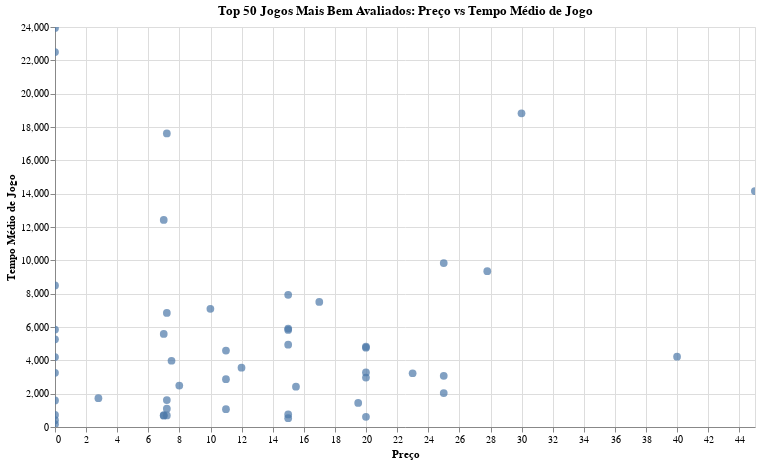

Write notebook code for a chart like this one.
### Code cell
import pandas as pd
import altair as alt

steam_data = pd.read_csv('/content/steam.csv')

steam_data['rating_difference'] = steam_data['positive_ratings'] - steam_data['negative_ratings']

top_50_games = steam_data.nlargest(50, 'rating_difference')

scatter_plot = alt.Chart(top_50_games).mark_circle(size=60).encode(
    x=alt.X('price:Q', title='Preço'),
    y=alt.Y('average_playtime:Q', title='Tempo Médio de Jogo'),
    tooltip=['name:N', 'price:Q', 'average_playtime:Q']
).properties(
    width=700,
    height=400,
    title='Top 50 Jogos Mais Bem Avaliados: Preço vs Tempo Médio de Jogo'
).interactive()

scatter_plot

### Figure 1 — Vega-Lite specification as saved in the notebook (floating-point values rounded to 4 significant figures)
{"config": {"view": {"continuousWidth": 400, "continuousHeight": 300}}, "data": {"name": "data-a14ed5b3e7c94228c737965fba01ec40"}, "mark": {"type": "circle", "size": 60}, "encoding": {"tooltip": [{"field": "name", "type": "nominal"}, {"field": "price", "type": "quantitative"}, {"field": "average_playtime", "type": "quantitative"}], "x": {"field": "price", "title": "Preço", "type": "quantitative"}, "y": {"field": "average_playtime", "title": "Tempo Médio de Jogo", "type": "quantitative"}}, "height": 400, "selection": {"selector001": {"type": "interval", "bind": "scales", "encodings": ["x", "y"]}}, "title": "Top 50 Jogos Mais Bem Avaliados: Preço vs Tempo Médio de Jogo", "width": 700, "$schema": "https://vega.github.io/schema/vega-lite/v4.17.0.json", "datasets": {"data-a14ed5b3e7c94228c737965fba01ec40": [{"appid": 730, "name": "Counter-Strike: Global Offensive", "release_date": "2012-08-21", "english": 1, "developer": "Valve;Hidden Path Entertainment", "publisher": "Valve", "platforms": "windows;mac;linux", "required_age": 0, "categories": "Multi-player;Steam Achievements;Full controller support;Steam Trading Cards;Steam Workshop;In-App Purchases;Valve Anti-Cheat enabled;Stats", "genres": "Action;Free to Play", "steamspy_tags": "FPS;Multiplayer;Shooter", "achievements": 167, "positive_ratings": 2644404, "negative_ratings": 402313, "average_playtime": 22494, "median_playtime": 6502, "owners": "50000000-100000000", "price": 0.0, "rating_difference": 2242091}, {"appid": 570, "name": "Dota 2", "release_date": "2013-07-09", "english": 1, "developer": "Valve", "publisher": "Valve", "platforms": "windows;mac;linux", "required_age": 0, "categories": "Multi-player;Co-op;Steam Trading Cards;Steam Workshop;SteamVR Collectibles;In-App Purchases;Valve Anti-Cheat enabled", "genres": "Action;Free to Play;Strategy", "steamspy_tags": "Free to Play;MOBA;Strategy", "achievements": 0, "positive_ratings": 863507, "negative_ratings": 142079, "average_playtime": 23944, "median_playtime": 801, "owners": "100000000-200000000", "price": 0.0, "rating_difference": 721428}, {"appid": 440, "name": "Team Fortress 2", "release_date": "2007-10-10", "english": 1, "developer": "Valve", "publisher": "Valve", "platforms": "windows;mac;linux", "required_age": 0, "categories": "Multi-player;Cross-Platform Multiplayer;Steam Achievements;Steam Trading Cards;Captions available;Steam Workshop;In-App Purchases;Partial Controller Support;Valve Anti-Cheat enabled;Stats;Includes level editor;Commentary available", "genres": "Action;Free to Play", "steamspy_tags": "Free to Play;Multiplayer;FPS", "achievements": 520, "positive_ratings": 515879, "negative_ratings": 34036, "average_playtime": 8495, "median_playtime": 623, "owners": "20000000-50000000", "price": 0.0, "rating_difference": 481843}, {"appid": 4000, "name": "Garry's Mod", "release_date": "2006-11-29", "english": 1, "developer": "Facepunch Studios", "publisher": "Valve", "platforms": "windows;mac;linux", "required_age": 0, "categories": "Single-player;Multi-player;Co-op;Cross-Platform Multiplayer;Steam Achievements;Steam Trading Cards;Captions available;Steam Workshop;Steam Cloud;Valve Anti-Cheat enabled;Includes level editor", "genres": "Indie;Simulation", "steamspy_tags": "Sandbox;Multiplayer;Funny", "achievements": 29, "positive_ratings": 363721, "negative_ratings": 16433, "average_playtime": 12422, "median_playtime": 1875, "owners": "10000000-20000000", "price": 6.99, "rating_difference": 347288}, {"appid": 304930, "name": "Unturned", "release_date": "2017-07-07", "english": 1, "developer": "Smartly Dressed Games", "publisher": "Smartly Dressed Games", "platforms": "windows;mac;linux", "required_age": 0, "categories": "Single-player;Online Multi-Player;Online Co-op;Steam Achievements;Steam Trading Cards;VR Support;Steam Workshop;In-App Purchases;Steam Cloud;Valve Anti-Cheat enabled;Stats;Includes level editor", "genres": "Action;Adventure;Casual;Free to Play;Indie", "steamspy_tags": "Free to Play;Survival;Zombies", "achievements": 46, "positive_ratings": 292574, "negative_ratings": 31482, "average_playtime": 3248, "median_playtime": 413, "owners": "20000000-50000000", "price": 0.0, "rating_difference": 261092}, {"appid": 218620, "name": "PAYDAY 2", "release_date": "2013-08-13", "english": 1, "developer": "OVERKILL - a Starbreeze Studio.", "publisher": "Starbreeze Publishing AB", "platforms": "windows;linux", "required_age": 18, "categories": "Single-player;Multi-player;Co-op;Online Co-op;Steam Achievements;Full controller support;Steam Trading Cards;In-App Purchases", "genres": "Action;RPG", "steamspy_tags": "Co-op;Action;FPS", "achievements": 1130, "positive_ratings": 308657, "negative_ratings": 56523, "average_playtime": 3975, "median_playtime": 890, "owners": "10000000-20000000", "price": 7.49, "rating_difference": 252134}, {"appid": 105600, "name": "Terraria", "release_date": "2011-05-16", "english": 1, "developer": "Re-Logic", "publisher": "Re-Logic", "platforms": "windows;mac;linux", "required_age": 0, "categories": "Single-player;Multi-player;Online Multi-Player;Co-op;Online Co-op;Steam Achievements;Full controller support;Steam Trading Cards;Steam Cloud", "genres": "Action;Adventure;Indie;RPG", "steamspy_tags": "Sandbox;Adventure;Survival", "achievements": 88, "positive_ratings": 255600, "negative_ratings": 7797, "average_playtime": 5585, "median_playtime": 1840, "owners": "5000000-10000000", "price": 6.99, "rating_difference": 247803}, {"appid": 550, "name": "Left 4 Dead 2", "release_date": "2009-11-19", "english": 1, "developer": "Valve", "publisher": "Valve", "platforms": "windows;mac;linux", "required_age": 0, "categories": "Single-player;Multi-player;Co-op;Steam Achievements;Full controller support;Steam Trading Cards;Captions available;Steam Workshop;Steam Cloud;Valve Anti-Cheat enabled;Stats;Includes Source SDK;Commentary available", "genres": "Action", "steamspy_tags": "Zombies;Co-op;FPS", "achievements": 70, "positive_ratings": 251789, "negative_ratings": 8418, "average_playtime": 1615, "median_playtime": 566, "owners": "10000000-20000000", "price": 7.19, "rating_difference": 243371}, {"appid": 72850, "name": "The Elder Scrolls V: Skyrim", "release_date": "2011-11-10", "english": 1, "developer": "Bethesda Game Studios", "publisher": "Bethesda Softworks", "platforms": "windows", "required_age": 16, "categories": "Single-player;Steam Achievements;Steam Trading Cards;Steam Workshop;Partial Controller Support;Steam Cloud", "genres": "RPG", "steamspy_tags": "Open World;RPG;Fantasy", "achievements": 75, "positive_ratings": 237303, "negative_ratings": 14951, "average_playtime": 7089, "median_playtime": 3885, "owners": "10000000-20000000", "price": 9.99, "rating_difference": 222352}, {"appid": 252950, "name": "Rocket League®", "release_date": "2015-07-07", "english": 1, "developer": "Psyonix, Inc.", "publisher": "Psyonix, Inc.", "platforms": "windows;mac;linux", "required_age": 0, "categories": "Single-player;Multi-player;Co-op;Shared/Split Screen;Cross-Platform Multiplayer;Steam Achievements;Full controller support;Steam Trading Cards;Steam Workshop;Steam Cloud;Stats", "genres": "Action;Indie;Racing;Sports", "steamspy_tags": "Multiplayer;Racing;Soccer", "achievements": 88, "positive_ratings": 242561, "negative_ratings": 21816, "average_playtime": 5825, "median_playtime": 1462, "owners": "5000000-10000000", "price": 14.99, "rating_difference": 220745}, {"appid": 230410, "name": "Warframe", "release_date": "2013-03-25", "english": 1, "developer": "Digital Extremes", "publisher": "Digital Extremes", "platforms": "windows", "required_age": 16, "categories": "Single-player;Multi-player;Co-op;Steam Trading Cards;In-App Purchases;Partial Controller Support", "genres": "Action;Free to Play", "steamspy_tags": "Free to Play;Action;Co-op", "achievements": 187, "positive_ratings": 226541, "negative_ratings": 20268, "average_playtime": 5845, "median_playtime": 394, "owners": "20000000-50000000", "price": 0.0, "rating_difference": 206273}, {"appid": 292030, "name": "The Witcher® 3: Wild Hunt", "release_date": "2015-05-18", "english": 1, "developer": "CD PROJEKT RED", "publisher": "CD PROJEKT RED", "platforms": "windows", "required_age": 0, "categories": "Single-player;Steam Achievements;Full controller support;Steam Trading Cards;Steam Cloud", "genres": "RPG", "steamspy_tags": "Open World;RPG;Story Rich", "achievements": 78, "positive_ratings": 202930, "negative_ratings": 4798, "average_playtime": 3068, "median_playtime": 2002, "owners": "5000000-10000000", "price": 24.99, "rating_difference": 198132}, {"appid": 359550, "name": "Tom Clancy's Rainbow Six® Siege", "release_date": "2015-12-01", "english": 1, "developer": "Ubisoft Montreal", "publisher": "Ubisoft", "platforms": "windows", "required_age": 0, "categories": "Single-player;Multi-player;Co-op;Steam Trading Cards;In-App Purchases;Partial Controller Support", "genres": "Action", "steamspy_tags": "FPS;Multiplayer;Tactical", "achievements": 0, "positive_ratings": 251178, "negative_ratings": 59620, "average_playtime": 7504, "median_playtime": 2543, "owners": "5000000-10000000", "price": 16.99, "rating_difference": 191558}, {"appid": 271590, "name": "Grand Theft Auto V", "release_date": "2015-04-13", "english": 1, "developer": "Rockstar North", "publisher": "Rockstar Games", "platforms": "windows", "required_age": 18, "categories": "Single-player;Multi-player;Steam Achievements;Full controller support", "genres": "Action;Adventure", "steamspy_tags": "Open World;Action;Multiplayer", "achievements": 77, "positive_ratings": 329061, "negative_ratings": 139308, "average_playtime": 9837, "median_playtime": 4834, "owners": "10000000-20000000", "price": 24.99, "rating_difference": 189753}, {"appid": 227300, "name": "Euro Truck Simulator 2", "release_date": "2012-10-12", "english": 1, "developer": "SCS Software", "publisher": "SCS Software", "platforms": "windows;mac;linux", "required_age": 0, "categories": "Single-player;Steam Achievements;Steam Trading Cards;Steam Workshop;Partial Controller Support;Steam Cloud;Includes level editor", "genres": "Indie;Simulation", "steamspy_tags": "Simulation;Driving;Open World", "achievements": 67, "positive_ratings": 176769, "negative_ratings": 5825, "average_playtime": 4942, "median_playtime": 1413, "owners": "5000000-10000000", "price": 14.99, "rating_difference": 170944}, {"appid": 252490, "name": "Rust", "release_date": "2018-02-08", "english": 1, "developer": "Facepunch Studios", "publisher": "Facepunch Studios", "platforms": "windows;mac", "required_age": 18, "categories": "Multi-player;Online Multi-Player;MMO;Co-op;Online Co-op;Cross-Platform Multiplayer;Steam Achievements;Steam Trading Cards;Steam Workshop;In-App Purchases;Valve Anti-Cheat enabled;Stats", "genres": "Action;Adventure;Indie;Massively Multiplayer;RPG", "steamspy_tags": "Survival;Crafting;Multiplayer", "achievements": 48, "positive_ratings": 220370, "negative_ratings": 53709, "average_playtime": 9352, "median_playtime": 2234, "owners": "5000000-10000000", "price": 27.79, "rating_difference": 166661}, {"appid": 444090, "name": "Paladins®", "release_date": "2018-05-08", "english": 1, "developer": "Evil Mojo Games", "publisher": "Hi-Rez Studios", "platforms": "windows", "required_age": 0, "categories": "Multi-player;Online Multi-Player;Steam Achievements;Steam Trading Cards;In-App Purchases;Partial Controller Support", "genres": "Action;Free to Play", "steamspy_tags": "Free to Play;Multiplayer;FPS", "achievements": 58, "positive_ratings": 169580, "negative_ratings": 32407, "average_playtime": 1595, "median_playtime": 407, "owners": "10000000-20000000", "price": 0.0, "rating_difference": 137173}, {"appid": 620, "name": "Portal 2", "release_date": "2011-04-18", "english": 1, "developer": "Valve", "publisher": "Valve", "platforms": "windows;mac;linux", "required_age": 0, "categories": "Single-player;Co-op;Steam Achievements;Full controller support;Steam Trading Cards;Captions available;Steam Workshop;Steam Cloud;Stats;Includes level editor;Commentary available", "genres": "Action;Adventure", "steamspy_tags": "Puzzle;Co-op;First-Person", "achievements": 51, "positive_ratings": 138220, "negative_ratings": 1891, "average_playtime": 1102, "median_playtime": 520, "owners": "10000000-20000000", "price": 7.19, "rating_difference": 136329}, {"appid": 49520, "name": "Borderlands 2", "release_date": "2012-09-20", "english": 1, "developer": "Gearbox Software;Aspyr (Mac);Aspyr (Linux)", "publisher": "2K;Aspyr (Mac);Aspyr (Linux)", "platforms": "windows;mac;linux", "required_age": 18, "categories": "Single-player;Co-op;Steam Achievements;Full controller support;Steam Trading Cards;Steam Cloud", "genres": "Action;RPG", "steamspy_tags": "FPS;Co-op;RPG", "achievements": 69, "positive_ratings": 144595, "negative_ratings": 11021, "average_playtime": 3276, "median_playtime": 1139, "owners": "5000000-10000000", "price": 19.99, "rating_difference": 133574}, {"appid": 8930, "name": "Sid Meier's Civilization® V", "release_date": "2010-09-23", "english": 1, "developer": "Firaxis Games;Aspyr (Mac);Aspyr (Linux)", "publisher": "2K;Aspyr (Mac);Aspyr (Linux)", "platforms": "windows;mac;linux", "required_age": 0, "categories": "Single-player;Multi-player;Steam Achievements;Steam Trading Cards;Steam Cloud", "genres": "Strategy", "steamspy_tags": "Turn-Based Strategy;Strategy;Turn-Based", "achievements": 286, "positive_ratings": 129030, "negative_ratings": 5565, "average_playtime": 4760, "median_playtime": 1797, "owners": "5000000-10000000", "price": 19.99, "rating_difference": 123465}, {"appid": 10, "name": "Counter-Strike", "release_date": "2000-11-01", "english": 1, "developer": "Valve", "publisher": "Valve", "platforms": "windows;mac;linux", "required_age": 0, "categories": "Multi-player;Online Multi-Player;Local Multi-Player;Valve Anti-Cheat enabled", "genres": "Action", "steamspy_tags": "Action;FPS;Multiplayer", "achievements": 0, "positive_ratings": 124534, "negative_ratings": 3339, "average_playtime": 17612, "median_playtime": 317, "owners": "10000000-20000000", "price": 7.19, "rating_difference": 121195}, {"appid": 413150, "name": "Stardew Valley", "release_date": "2016-02-26", "english": 1, "developer": "ConcernedApe", "publisher": "ConcernedApe", "platforms": "windows;mac;linux", "required_age": 0, "categories": "Single-player;Multi-player;Co-op;Steam Achievements;Steam Trading Cards;Partial Controller Support;Steam Cloud", "genres": "Indie;RPG;Simulation", "steamspy_tags": "RPG;Simulation;Pixel Graphics", "achievements": 40, "positive_ratings": 118217, "negative_ratings": 3761, "average_playtime": 2868, "median_playtime": 1728, "owners": "2000000-5000000", "price": 10.99, "rating_difference": 114456}, {"appid": 319630, "name": "Life is Strange - Episode 1", "release_date": "2015-01-29", "english": 1, "developer": "DONTNOD Entertainment;Feral Interactive (Mac);Feral Interactive (Linux)", "publisher": "Square Enix;Feral interactive (Mac);Feral Interactive (Linux)", "platforms": "windows;mac;linux", "required_age": 16, "categories": "Single-player;Steam Achievements;Full controller support;Steam Trading Cards;Steam Cloud", "genres": "Action;Adventure", "steamspy_tags": "Story Rich;Choices Matter;Great Soundtrack", "achievements": 60, "positive_ratings": 118634, "negative_ratings": 4496, "average_playtime": 412, "median_playtime": 145, "owners": "5000000-10000000", "price": 0.0, "rating_difference": 114138}, {"appid": 698780, "name": "Doki Doki Literature Club!", "release_date": "2017-10-06", "english": 1, "developer": "Team Salvato", "publisher": "Team Salvato", "platforms": "windows;mac", "required_age": 0, "categories": "Single-player", "genres": "Casual;Free to Play;Indie", "steamspy_tags": "Psychological Horror;Anime;Visual Novel", "achievements": 0, "positive_ratings": 108556, "negative_ratings": 3588, "average_playtime": 162, "median_playtime": 99, "owners": "2000000-5000000", "price": 0.0, "rating_difference": 104968}, {"appid": 322330, "name": "Don't Starve Together", "release_date": "2016-04-21", "english": 1, "developer": "Klei Entertainment", "publisher": "Klei Entertainment", "platforms": "windows;mac;linux", "required_age": 0, "categories": "Single-player;Multi-player;Co-op;Cross-Platform Multiplayer;Full controller support;Steam Trading Cards;Steam Workshop", "genres": "Adventure;Indie;Simulation", "steamspy_tags": "Survival;Multiplayer;Co-op", "achievements": 0, "positive_ratings": 108601, "negative_ratings": 4206, "average_playtime": 1070, "median_playtime": 404, "owners": "5000000-10000000", "price": 10.99, "rating_difference": 104395}, {"appid": 242760, "name": "The Forest", "release_date": "2018-04-30", "english": 1, "developer": "Endnight Games Ltd", "publisher": "Endnight Games Ltd", "platforms": "windows", "required_age": 18, "categories": "Single-player;Multi-player;Co-op;Partial Controller Support;Steam Cloud", "genres": "Action;Adventure;Indie;Simulation", "steamspy_tags": "Survival;Open World;Horror", "achievements": 45, "positive_ratings": 110460, "negative_ratings": 8881, "average_playtime": 2417, "median_playtime": 1127, "owners": "2000000-5000000", "price": 15.49, "rating_difference": 101579}, {"appid": 381210, "name": "Dead by Daylight", "release_date": "2016-06-14", "english": 1, "developer": "Behaviour Digital Inc.", "publisher": "Behaviour Digital Inc.", "platforms": "windows", "required_age": 0, "categories": "Multi-player;Online Multi-Player;Co-op;Online Co-op;Steam Achievements;Full controller support;Steam Trading Cards;Steam Cloud", "genres": "Action", "steamspy_tags": "Horror;Survival Horror;Multiplayer", "achievements": 128, "positive_ratings": 140721, "negative_ratings": 44985, "average_playtime": 5904, "median_playtime": 585, "owners": "5000000-10000000", "price": 14.99, "rating_difference": 95736}, {"appid": 391540, "name": "Undertale", "release_date": "2015-09-15", "english": 1, "developer": "tobyfox", "publisher": "tobyfox", "platforms": "windows;mac;linux", "required_age": 0, "categories": "Single-player;Steam Trading Cards", "genres": "Indie;RPG", "steamspy_tags": "Great Soundtrack;Story Rich;Choices Matter", "achievements": 0, "positive_ratings": 97832, "negative_ratings": 4496, "average_playtime": 679, "median_playtime": 443, "owners": "2000000-5000000", "price": 6.99, "rating_difference": 93336}, {"appid": 107410, "name": "Arma 3", "release_date": "2013-09-12", "english": 1, "developer": "Bohemia Interactive", "publisher": "Bohemia Interactive", "platforms": "windows", "required_age": 0, "categories": "Single-player;Multi-player;Online Multi-Player;Local Multi-Player;Co-op;Online Co-op;Local Co-op;Steam Achievements;Steam Trading Cards;Captions available;Steam Workshop;Partial Controller Support;Steam Leaderboards;Includes level editor", "genres": "Action;Simulation;Strategy", "steamspy_tags": "Simulation;Military;Multiplayer", "achievements": 104, "positive_ratings": 105034, "negative_ratings": 12524, "average_playtime": 18823, "median_playtime": 3621, "owners": "2000000-5000000", "price": 29.99, "rating_difference": 92510}, {"appid": 374320, "name": "DARK SOULS™ III", "release_date": "2016-04-11", "english": 1, "developer": "FromSoftware, Inc.", "publisher": "FromSoftware, Inc.;BANDAI NAMCO Entertainment", "platforms": "windows", "required_age": 0, "categories": "Single-player;Multi-player;Co-op;Steam Achievements;Full controller support;Steam Trading Cards", "genres": "Action", "steamspy_tags": "Dark Fantasy;Difficult;RPG", "achievements": 43, "positive_ratings": 100412, "negative_ratings": 9953, "average_playtime": 4222, "median_playtime": 1776, "owners": "2000000-5000000", "price": 39.99, "rating_difference": 90459}, {"appid": 203160, "name": "Tomb Raider", "release_date": "2013-03-04", "english": 1, "developer": "Crystal Dynamics;Eidos-Montréal;Feral Interactive (Mac);Feral Interactive (Linux)", "publisher": "Square Enix;Feral Interactive (Mac);Feral Interactive (Linux)", "platforms": "windows;mac;linux", "required_age": 18, "categories": "Single-player;Multi-player;Steam Achievements;Full controller support;Steam Trading Cards;Steam Cloud", "genres": "Action;Adventure", "steamspy_tags": "Adventure;Action;Female Protagonist", "achievements": 50, "positive_ratings": 93509, "negative_ratings": 4103, "average_playtime": 527, "median_playtime": 475, "owners": "5000000-10000000", "price": 14.99, "rating_difference": 89406}, {"appid": 264710, "name": "Subnautica", "release_date": "2018-01-23", "english": 1, "developer": "Unknown Worlds Entertainment", "publisher": "Unknown Worlds Entertainment", "platforms": "windows;mac", "required_age": 0, "categories": "Single-player;Steam Achievements;Full controller support;Steam Trading Cards;VR Support", "genres": "Adventure;Indie", "steamspy_tags": "Survival;Open World;Exploration", "achievements": 17, "positive_ratings": 90155, "negative_ratings": 5413, "average_playtime": 1446, "median_playtime": 937, "owners": "2000000-5000000", "price": 19.49, "rating_difference": 84742}, {"appid": 222880, "name": "Insurgency", "release_date": "2014-01-22", "english": 1, "developer": "New World Interactive", "publisher": "New World Interactive", "platforms": "windows;mac;linux", "required_age": 0, "categories": "Multi-player;Co-op;Cross-Platform Multiplayer;Steam Achievements;Full controller support;Steam Trading Cards;Steam Workshop;Valve Anti-Cheat enabled;Includes level editor", "genres": "Action;Indie;Strategy", "steamspy_tags": "FPS;Realistic;Tactical", "achievements": 100, "positive_ratings": 92355, "negative_ratings": 9570, "average_playtime": 712, "median_playtime": 245, "owners": "2000000-5000000", "price": 6.99, "rating_difference": 82785}, {"appid": 346110, "name": "ARK: Survival Evolved", "release_date": "2017-08-27", "english": 1, "developer": "Studio Wildcard;Instinct Games;Efecto Studios;Virtual Basement LLC", "publisher": "Studio Wildcard", "platforms": "windows;mac;linux", "required_age": 0, "categories": "Single-player;Multi-player;MMO;Co-op;Steam Achievements;Full controller support;VR Support;Steam Workshop;Steam Cloud;Valve Anti-Cheat enabled;Includes level editor", "genres": "Action;Adventure;Indie;Massively Multiplayer;RPG", "steamspy_tags": "Survival;Open World;Multiplayer", "achievements": 32, "positive_ratings": 145035, "negative_ratings": 66603, "average_playtime": 14154, "median_playtime": 1470, "owners": "5000000-10000000", "price": 44.99, "rating_difference": 78432}, {"appid": 8870, "name": "BioShock Infinite", "release_date": "2013-03-25", "english": 1, "developer": "Irrational Games;Aspyr (Mac);Virtual Programming (Linux)", "publisher": "2K;Aspyr (Mac)", "platforms": "windows;mac;linux", "required_age": 18, "categories": "Single-player;Steam Achievements;Full controller support;Steam Trading Cards;Steam Cloud", "genres": "Action", "steamspy_tags": "FPS;Story Rich;Action", "achievements": 80, "positive_ratings": 79442, "negative_ratings": 3846, "average_playtime": 614, "median_playtime": 519, "owners": "2000000-5000000", "price": 19.99, "rating_difference": 75596}, {"appid": 48700, "name": "Mount & Blade: Warband", "release_date": "2010-03-31", "english": 1, "developer": "TaleWorlds Entertainment", "publisher": "TaleWorlds Entertainment", "platforms": "windows;mac;linux", "required_age": 0, "categories": "Single-player;Multi-player;Steam Achievements;Steam Trading Cards;Steam Workshop", "genres": "Action;RPG", "steamspy_tags": "Medieval;RPG;Open World", "achievements": 80, "positive_ratings": 75872, "negative_ratings": 2213, "average_playtime": 7932, "median_playtime": 1884, "owners": "2000000-5000000", "price": 14.99, "rating_difference": 73659}, {"appid": 240, "name": "Counter-Strike: Source", "release_date": "2004-11-01", "english": 1, "developer": "Valve", "publisher": "Valve", "platforms": "windows;mac;linux", "required_age": 0, "categories": "Multi-player;Cross-Platform Multiplayer;Steam Achievements;Steam Cloud;Valve Anti-Cheat enabled;Stats;Includes Source SDK", "genres": "Action", "steamspy_tags": "Action;FPS;Multiplayer", "achievements": 147, "positive_ratings": 76640, "negative_ratings": 3497, "average_playtime": 6842, "median_playtime": 400, "owners": "10000000-20000000", "price": 7.19, "rating_difference": 73143}, {"appid": 239140, "name": "Dying Light", "release_date": "2015-01-26", "english": 1, "developer": "Techland", "publisher": "Techland Publishing", "platforms": "windows;mac;linux", "required_age": 18, "categories": "Single-player;Multi-player;Co-op;Steam Achievements;Full controller support;Steam Trading Cards;Steam Workshop;Steam Cloud;Valve Anti-Cheat enabled;Includes level editor", "genres": "Action;RPG", "steamspy_tags": "Zombies;Survival;Open World", "achievements": 68, "positive_ratings": 78192, "negative_ratings": 6176, "average_playtime": 2033, "median_playtime": 1299, "owners": "2000000-5000000", "price": 24.99, "rating_difference": 72016}, {"appid": 250900, "name": "The Binding of Isaac: Rebirth", "release_date": "2014-11-04", "english": 1, "developer": "Nicalis, Inc.", "publisher": "Nicalis, Inc.", "platforms": "windows;mac;linux", "required_age": 16, "categories": "Single-player;Shared/Split Screen;Steam Achievements;Full controller support;Steam Trading Cards;Steam Cloud", "genres": "Action", "steamspy_tags": "Indie;Replay Value;Rogue-like", "achievements": 403, "positive_ratings": 72830, "negative_ratings": 1840, "average_playtime": 4583, "median_playtime": 3236, "owners": "2000000-5000000", "price": 10.99, "rating_difference": 70990}, {"appid": 211820, "name": "Starbound", "release_date": "2016-07-22", "english": 1, "developer": "Chucklefish", "publisher": "Chucklefish", "platforms": "windows;mac;linux", "required_age": 0, "categories": "Single-player;Multi-player;Online Multi-Player;Co-op;Online Co-op;Cross-Platform Multiplayer;Steam Achievements;Steam Trading Cards;Steam Workshop", "genres": "Action;Adventure;Casual;Indie;RPG", "steamspy_tags": "Sandbox;Adventure;Survival", "achievements": 51, "positive_ratings": 74162, "negative_ratings": 7816, "average_playtime": 3556, "median_playtime": 2055, "owners": "2000000-5000000", "price": 11.99, "rating_difference": 66346}, {"appid": 220, "name": "Half-Life 2", "release_date": "2004-11-16", "english": 1, "developer": "Valve", "publisher": "Valve", "platforms": "windows;mac;linux", "required_age": 0, "categories": "Single-player;Steam Achievements;Steam Trading Cards;Captions available;Partial Controller Support;Steam Cloud;Includes Source SDK", "genres": "Action", "steamspy_tags": "FPS;Action;Sci-fi", "achievements": 33, "positive_ratings": 67902, "negative_ratings": 2419, "average_playtime": 691, "median_playtime": 402, "owners": "10000000-20000000", "price": 7.19, "rating_difference": 65483}, {"appid": 238960, "name": "Path of Exile", "release_date": "2013-10-23", "english": 1, "developer": "Grinding Gear Games", "publisher": "Grinding Gear Games", "platforms": "windows", "required_age": 0, "categories": "Single-player;Multi-player;Online Multi-Player;MMO;Co-op;Steam Achievements;Steam Trading Cards;In-App Purchases", "genres": "Action;Adventure;Free to Play;Indie;Massively Multiplayer;RPG", "steamspy_tags": "Free to Play;Action RPG;Hack and Slash", "achievements": 120, "positive_ratings": 71593, "negative_ratings": 6117, "average_playtime": 5263, "median_playtime": 492, "owners": "10000000-20000000", "price": 0.0, "rating_difference": 65476}, {"appid": 377160, "name": "Fallout 4", "release_date": "2015-11-09", "english": 1, "developer": "Bethesda Game Studios", "publisher": "Bethesda Softworks", "platforms": "windows", "required_age": 18, "categories": "Single-player;Steam Achievements;Full controller support;Steam Cloud", "genres": "RPG", "steamspy_tags": "Open World;Post-apocalyptic;Exploration", "achievements": 84, "positive_ratings": 110376, "negative_ratings": 45377, "average_playtime": 4822, "median_playtime": 2904, "owners": "5000000-10000000", "price": 19.99, "rating_difference": 64999}, {"appid": 22380, "name": "Fallout: New Vegas", "release_date": "2010-10-21", "english": 1, "developer": "Obsidian Entertainment", "publisher": "Bethesda Softworks", "platforms": "windows", "required_age": 18, "categories": "Single-player;Steam Achievements;Partial Controller Support;Steam Leaderboards", "genres": "Action;RPG", "steamspy_tags": "Open World;RPG;Post-apocalyptic", "achievements": 75, "positive_ratings": 66756, "negative_ratings": 3149, "average_playtime": 2485, "median_playtime": 1431, "owners": "2000000-5000000", "price": 7.99, "rating_difference": 63607}, {"appid": 379720, "name": "DOOM", "release_date": "2016-05-12", "english": 1, "developer": "id Software", "publisher": "Bethesda Softworks", "platforms": "windows", "required_age": 18, "categories": "Single-player;Multi-player;Co-op;Steam Achievements;Steam Trading Cards;Partial Controller Support;Steam Cloud", "genres": "Action", "steamspy_tags": "FPS;Action;Gore", "achievements": 54, "positive_ratings": 68536, "negative_ratings": 5156, "average_playtime": 751, "median_playtime": 560, "owners": "2000000-5000000", "price": 14.99, "rating_difference": 63380}, {"appid": 236390, "name": "War Thunder", "release_date": "2013-08-15", "english": 1, "developer": "Gaijin Entertainment", "publisher": "Gaijin Entertainment", "platforms": "windows;mac;linux", "required_age": 0, "categories": "Single-player;MMO;Co-op;Cross-Platform Multiplayer;Steam Achievements;In-App Purchases;Partial Controller Support", "genres": "Action;Free to Play;Massively Multiplayer;Simulation", "steamspy_tags": "Free to Play;World War II;Multiplayer", "achievements": 46, "positive_ratings": 83852, "negative_ratings": 22166, "average_playtime": 4200, "median_playtime": 297, "owners": "10000000-20000000", "price": 0.0, "rating_difference": 61686}, {"appid": 431960, "name": "Wallpaper Engine", "release_date": "2018-11-16", "english": 1, "developer": "Kristjan Skutta", "publisher": "Kristjan Skutta", "platforms": "windows", "required_age": 0, "categories": "Steam Achievements;Steam Trading Cards;Steam Workshop;Includes level editor", "genres": "Animation & Modeling;Design & Illustration;Utilities", "steamspy_tags": "Utilities;Software;Design & Illustration", "achievements": 17, "positive_ratings": 63623, "negative_ratings": 1947, "average_playtime": 1731, "median_playtime": 542, "owners": "5000000-10000000", "price": 2.79, "rating_difference": 61676}, {"appid": 255710, "name": "Cities: Skylines", "release_date": "2015-03-10", "english": 1, "developer": "Colossal Order Ltd.", "publisher": "Paradox Interactive", "platforms": "windows;mac;linux", "required_age": 0, "categories": "Single-player;Steam Achievements;Steam Trading Cards;Steam Workshop;Partial Controller Support;Steam Cloud;Includes level editor", "genres": "Simulation;Strategy", "steamspy_tags": "City Builder;Simulation;Building", "achievements": 97, "positive_ratings": 67553, "negative_ratings": 6005, "average_playtime": 3225, "median_playtime": 444, "owners": "5000000-10000000", "price": 22.99, "rating_difference": 61548}, {"appid": 291550, "name": "Brawlhalla", "release_date": "2017-10-17", "english": 1, "developer": "Blue Mammoth Games", "publisher": "Ubisoft", "platforms": "windows;mac", "required_age": 0, "categories": "Single-player;Multi-player;Online Multi-Player;Local Multi-Player;Co-op;Online Co-op;Local Co-op;Shared/Split Screen;Cross-Platform Multiplayer;Steam Achievements;Full controller support;Steam Trading Cards", "genres": "Action;Free to Play;Indie", "steamspy_tags": "Free to Play;Multiplayer;Fighting", "achievements": 39, "positive_ratings": 73268, "negative_ratings": 14489, "average_playtime": 724, "median_playtime": 146, "owners": "10000000-20000000", "price": 0.0, "rating_difference": 58779}, {"appid": 232090, "name": "Killing Floor 2", "release_date": "2016-11-18", "english": 1, "developer": "Tripwire Interactive", "publisher": "Tripwire Interactive", "platforms": "windows", "required_age": 18, "categories": "Single-player;Multi-player;Online Multi-Player;Co-op;Online Co-op;Steam Achievements;Full controller support;Steam Trading Cards;Steam Workshop;In-App Purchases;Valve Anti-Cheat enabled;Includes level editor", "genres": "Action", "steamspy_tags": "Zombies;Co-op;Gore", "achievements": 257, "positive_ratings": 60917, "negative_ratings": 8354, "average_playtime": 2967, "median_playtime": 957, "owners": "2000000-5000000", "price": 19.99, "rating_difference": 52563}]}}
